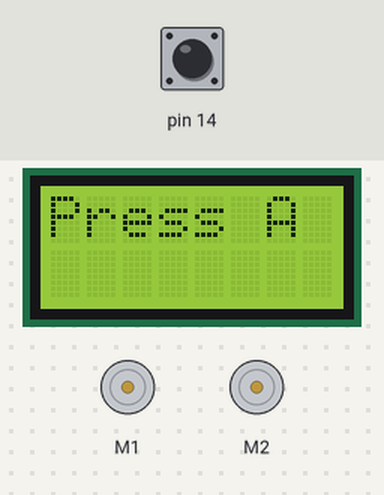
A sketch run on a simulated Arduino Leonardo, built with avr-gcc and run on an emulated ATmega32U4. Shown: 2 × DC motor (green arrow = forward, orange = backward, longer = faster), 8×2 character LCD. Inputs (shaded band) come from the test bench; at power-on: pin 14 HIGH.

Above: at 1.2 s.
1.3 s: pin 14 pulled LOW for 0.15 s
At 1.65 s:
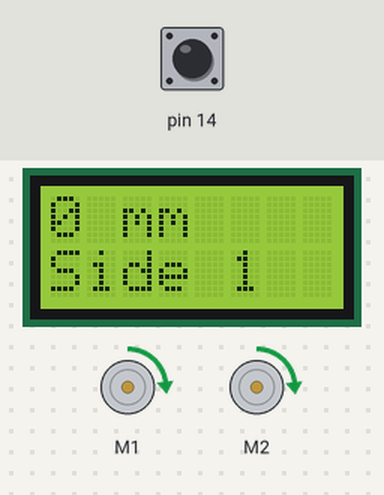
At 8.2 s:
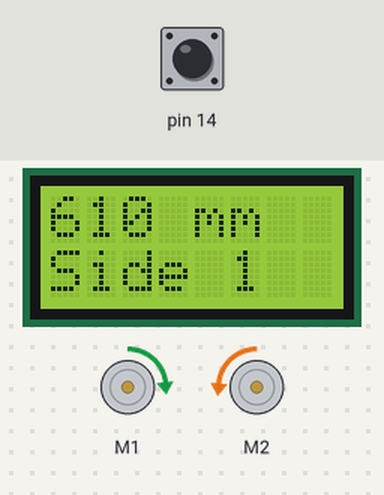
Timing chart, 0 to 16.4 s (numbered marks = the images above; inputs shaded):
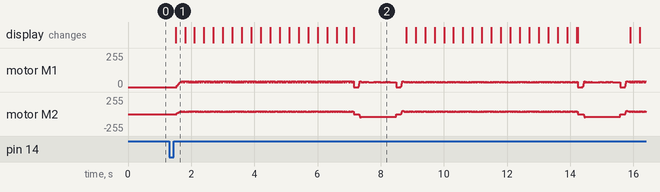

Measured:
- after the input at 1.3 s, the display: changes after 0.20 s (image 1)

The sketch:

Lab2_V2.ino
```cpp
#include <Romi32U4.h>

// Declare hardware objects for motors, encoders, LCD, buzzer, and button
Romi32U4Motors motors;
Romi32U4Encoders encoders;
Romi32U4LCD lcd;
Romi32U4Buzzer buzzer;
Romi32U4ButtonA buttonA;

// Scaling the speed based off of the left motor. Left motor has more torque than the right
const float LEFT_MOTOR_SCALE  = 1.00;
// Right motor turns at 1.12x the left
const float RIGHT_MOTOR_SCALE = 1.12;

// Distance of one side of the square in millimeters (2 ft)
const float SIDE_MM = 609.6;

// Conversion factor from encoder counts to millimeters traveled
float MM_PER_COUNT = 0.15625f;

// Number of encoder counts needed to turn about 90 degrees
int TURN_90_COUNTS = 760;

// Control loop runs every 20 milliseconds
const uint16_t DT_MS = 20;

// Desired wheel speed in encoder counts per loop tick
int TARGET_COUNTS_PER_TICK_STRAIGHT = 8;
int TARGET_COUNTS_PER_TICK_TURN     = 7;

// Maximum motor command allowed
const int CMD_MAX = 300;
// Limits how fast motor commands can change for smooth motion
const int CMD_SLEW_PER_TICK = 8;
// Base power sent to motors before PID correction
const int BASE_FEEDFORWARD = 70;

// Straightness correction constant (fixes drifting left/right)
const int STRAIGHT_K = 6;

// Structure that stores PID control values
struct PID {
  float kp, ki, kd;
  float integ;
  float prevErr;
  float outMin, outMax;
};

// PID tuning values for each wheel
PID pidL = { 1.8f, 0.25f, 0.0f, 0.0f, 0.0f, -40.0f, 40.0f };
PID pidR = { 1.8f, 0.25f, 0.0f, 0.0f, 0.0f, -40.0f, 40.0f };

// Motor command values that get sent to motors
int cmdL = 0;
int cmdR = 0;

// Tracks total distance traveled
float totalDistanceMM = 0.0f;

// Different stages of robot movement
enum Mode { WAIT_START, DRIVE_SIDE, TURN_90, DONE };
Mode mode = WAIT_START;
int sideIndex = 0;

// Distance and turn tracking variables
float sideDistanceMM = 0.0f;
int turnCountAbs = 0;

// Used to time the control loop
uint32_t lastTick = 0;

// Function to keep values within allowed range
int clampInt(int x, int lo, int hi) {
  if (x < lo) return lo;
  if (x > hi) return hi;
  return x;
}

// Function that limits how quickly motor speeds change
int applySlew(int current, int target, int maxStep) {
  int diff = target - current;
  if (diff >  maxStep) diff =  maxStep;
  if (diff < -maxStep) diff = -maxStep;
  return current + diff;
}

// PID function calculates how much to adjust motor speed
float pidDelta(PID &p, float target, float measured) {
  float dt = DT_MS / 1000.0f;
  float err = target - measured;

  p.integ += err * dt;

  float deriv = (err - p.prevErr) / dt;
  p.prevErr = err;

  float u = p.kp * err + p.ki * p.integ + p.kd * deriv;

  if (u > p.outMax) u = p.outMax;
  if (u < p.outMin) u = p.outMin;

  return u;
}

// Applies motor scaling and sends commands to motors
void setScaledMotorSpeeds(int left, int right) {
  int LW = (int)(left  * LEFT_MOTOR_SCALE);
  int RW = (int)(right * RIGHT_MOTOR_SCALE);
  motors.setSpeeds(LW, RW);
}

// Displays distance and current side on LCD
void updateLCD() {
  lcd.clear();
  lcd.print((int)totalDistanceMM);
  lcd.print(" mm");
  lcd.gotoXY(0, 1);
  lcd.print("Side ");
  lcd.print(sideIndex + 1);
}

// Resets PID integrators between movements
void resetPID() {
  pidL.integ = 0; pidL.prevErr = 0;
  pidR.integ = 0; pidR.prevErr = 0;
}

void setup() {
  Serial.begin(115200);

  // Reset encoder counts before starting
  encoders.getCountsAndResetLeft();
  encoders.getCountsAndResetRight();

  motors.setSpeeds(0, 0);

  lcd.clear();
  lcd.print("Press A");
}

void loop() {

  // Wait until button A is pressed to start driving
  if (mode == WAIT_START) {
    if (buttonA.isPressed()) {
      delay(200);

      mode = DRIVE_SIDE;
      sideIndex = 0;
      totalDistanceMM = 0.0f;
      sideDistanceMM = 0.0f;
      turnCountAbs = 0;

      cmdL = 0;
      cmdR = 0;
      resetPID();

      lastTick = millis();

      encoders.getCountsAndResetLeft();
      encoders.getCountsAndResetRight();
      updateLCD();
    }
    return;
  }

  // Stop permanently after finishing all 4 sides
  if (mode == DONE) {
    motors.setSpeeds(0, 0);
    lcd.gotoXY(0, 1);
    lcd.print("DONE");
    while (1) { delay(50); }
  }

  // Run control loop every DT_MS milliseconds
  if ((uint32_t)(millis() - lastTick) < DT_MS) return;
  lastTick += DT_MS;

  // Read how many encoder counts occurred this loop
  int16_t dL = encoders.getCountsAndResetLeft();
  int16_t dR = encoders.getCountsAndResetRight();

  float measL = (float)dL;
  float measR = (float)dR;

  // Convert encoder movement to distance traveled
  float avgCounts = (fabs((float)dL) + fabs((float)dR)) * 0.5f;
  float dMM = avgCounts * MM_PER_COUNT;

  // Driving straight
  if (mode == DRIVE_SIDE) {
    sideDistanceMM += dMM;
    totalDistanceMM += dMM;

    float tgt = (float)TARGET_COUNTS_PER_TICK_STRAIGHT;

    int targetCmdL = BASE_FEEDFORWARD + (int)pidDelta(pidL, tgt, measL);
    int targetCmdR = BASE_FEEDFORWARD + (int)pidDelta(pidR, tgt, measR);

    // Straightness correction
    int diff = dL - dR;
    int corr = diff * STRAIGHT_K;

    targetCmdL -= corr;
    targetCmdR += corr;

    targetCmdL = clampInt(targetCmdL, -CMD_MAX, CMD_MAX);
    targetCmdR = clampInt(targetCmdR, -CMD_MAX, CMD_MAX);

    cmdL = applySlew(cmdL, targetCmdL, CMD_SLEW_PER_TICK);
    cmdR = applySlew(cmdR, targetCmdR, CMD_SLEW_PER_TICK);

    setScaledMotorSpeeds(cmdL, cmdR);
    updateLCD();

    // If the robot has driven 2 ft, stop and prepare to turn
    if (sideDistanceMM >= SIDE_MM) {
      motors.setSpeeds(0, 0);
      delay(150);

      mode = TURN_90;
      turnCountAbs = 0;
      sideDistanceMM = 0.0f;

      cmdL = 0; cmdR = 0;
      resetPID();
      encoders.getCountsAndResetLeft();
      encoders.getCountsAndResetRight();
    }
    return;
  }

  // Turning in place
  if (mode == TURN_90) {
    turnCountAbs += (int)fabs((float)dL);

    float tgt = (float)TARGET_COUNTS_PER_TICK_TURN;

    int targetCmdL = +BASE_FEEDFORWARD + (int)pidDelta(pidL, +tgt, measL);
    int targetCmdR = -BASE_FEEDFORWARD + (int)pidDelta(pidR, -tgt, measR);

    targetCmdL = clampInt(targetCmdL, -CMD_MAX, CMD_MAX);
    targetCmdR = clampInt(targetCmdR, -CMD_MAX, CMD_MAX);

    cmdL = applySlew(cmdL, targetCmdL, CMD_SLEW_PER_TICK);
    cmdR = applySlew(cmdR, targetCmdR, CMD_SLEW_PER_TICK);

    setScaledMotorSpeeds(cmdL, cmdR);
    updateLCD();

    // When enough encoder counts have happened, stop the turn
    if (turnCountAbs >= TURN_90_COUNTS) {
      motors.setSpeeds(0, 0);
      delay(150);

      sideIndex++;
      if (sideIndex >= 4) mode = DONE;
      else mode = DRIVE_SIDE;

      cmdL = 0; cmdR = 0;
      resetPID();
      encoders.getCountsAndResetLeft();
      encoders.getCountsAndResetRight();
    }
    return;
  }
}
```
